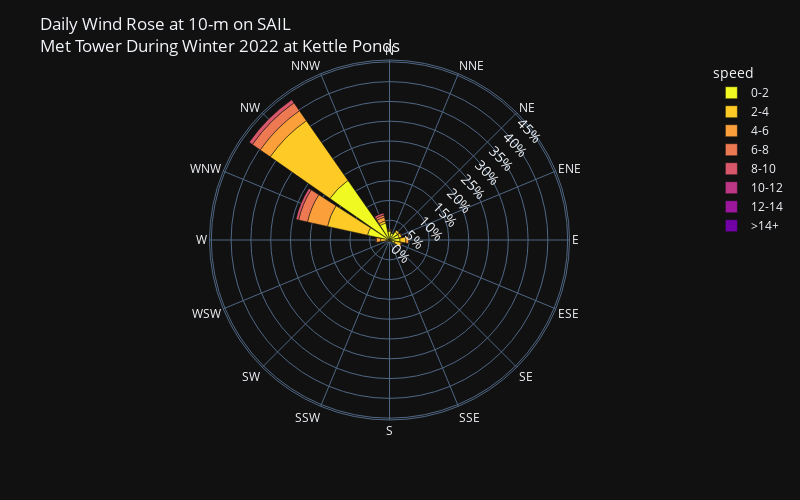

Notebook code cell kept with this figure:
### Markdown cell above
### 2022

### Code cell
location = 'kp'
if location=='kp':
    ds = w22_sail_met_kp_qc_ds_1H
    wspd_var = 'wind_spd'
    wdir_var = 'wind_dir'
    title = 'Kettle Ponds'
elif location=='gothic':
    ds = w22_sail_met_qc_ds_1H
    wspd_var = 'wspd_max'
    wdir_var = 'wdir_max'
    title = 'Gothic'
sail_met_gothic_daily_22 = ds.to_dataframe()[[wspd_var, wdir_var]]
# create a windrose dataframe
sail_met_gothic_daily_22 = create_windrose_df(sail_met_gothic_daily_22, wind_dir_var=wdir_var, wind_spd_var=wspd_var)

# create a wind rose plot using bar_polar
fig = px.bar_polar(sail_met_gothic_daily_22, 
                   r="frequency", 
                   theta="direction", 
                   color="speed", template="plotly_dark",
                   color_discrete_sequence= px.colors.sequential.Plasma_r,
                   width= 800,
                   height=500,
                   barnorm='percent',
                  )
# update the radial axis to show percentages
fig.update_layout(
    title=f"Daily Wind Rose at 10-m on SAIL<br>Met Tower During Winter 2022 at {title}",
    font_size=12,
    polar_radialaxis=dict(
         ticksuffix='%',
         tickfont_size=14,
         showline=False,
         showticklabels=True,
         showgrid=True,
         angle=45,
      ),
)

### Figure 1 — Plotly figure (JSON) as saved in the notebook; plotly's stock layout.template omitted (floating-point values rounded to 4 significant figures)
{"data": [{"hovertemplate": "speed=0-2<br>frequency=%{r}<br>direction=%{theta}<extra></extra>", "legendgroup": "0-2", "marker": {"color": "#f0f921", "pattern": {"shape": ""}}, "name": "0-2", "r": [2.203, 1.742, 2.51, 2.51, 2.664, 1.383, 0.3586, 0.3586, 0.3074, 0.3586, 0.2049, 0.3074, 0.5635, 5.686, 18.34, 4.355], "showlegend": true, "subplot": "polar", "theta": ["N", "NNE", "NE", "ENE", "E", "ESE", "SE", "SSE", "S", "SSW", "SW", "WSW", "W", "WNW", "NW", "NNW"], "type": "barpolar"}, {"hovertemplate": "speed=2-4<br>frequency=%{r}<br>direction=%{theta}<extra></extra>", "legendgroup": "2-4", "marker": {"color": "#fdca26", "pattern": {"shape": ""}}, "name": "2-4", "r": [0.1537, 0.1025, 0.5123, 0.666, 1.486, 1.639, 0.1537, 0, 0.05123, 0.1025, 0, 0.3586, 1.691, 10.35, 18.39, 0.5635], "showlegend": true, "subplot": "polar", "theta": ["N", "NNE", "NE", "ENE", "E", "ESE", "SE", "SSE", "S", "SSW", "SW", "WSW", "W", "WNW", "NW", "NNW"], "type": "barpolar"}, {"hovertemplate": "speed=4-6<br>frequency=%{r}<br>direction=%{theta}<extra></extra>", "legendgroup": "4-6", "marker": {"color": "#fb9f3a", "pattern": {"shape": ""}}, "name": "4-6", "r": [0.1537, 0, 0, 0, 0.7684, 0.2561, 0.1025, 0, 0, 0, 0, 0.1537, 1.076, 5.174, 3.074, 0.9734], "showlegend": true, "subplot": "polar", "theta": ["N", "NNE", "NE", "ENE", "E", "ESE", "SE", "SSE", "S", "SSW", "SW", "WSW", "W", "WNW", "NW", "NNW"], "type": "barpolar"}, {"hovertemplate": "speed=6-8<br>frequency=%{r}<br>direction=%{theta}<extra></extra>", "legendgroup": "6-8", "marker": {"color": "#ed7953", "pattern": {"shape": ""}}, "name": "6-8", "r": [0.2049, 0, 0, 0.1025, 0.05123, 0.05123, 0.05123, 0, 0, 0, 0, 0.05123, 0.1537, 2.305, 2.408, 0.5635], "showlegend": true, "subplot": "polar", "theta": ["N", "NNE", "NE", "ENE", "E", "ESE", "SE", "SSE", "S", "SSW", "SW", "WSW", "W", "WNW", "NW", "NNW"], "type": "barpolar"}, {"hovertemplate": "speed=8-10<br>frequency=%{r}<br>direction=%{theta}<extra></extra>", "legendgroup": "8-10", "marker": {"color": "#d8576b", "pattern": {"shape": ""}}, "name": "8-10", "r": [0, 0, 0, 0, 0, 0, 0, 0, 0, 0, 0, 0, 0, 0.666, 0.9734, 0.5635], "showlegend": true, "subplot": "polar", "theta": ["N", "NNE", "NE", "ENE", "E", "ESE", "SE", "SSE", "S", "SSW", "SW", "WSW", "W", "WNW", "NW", "NNW"], "type": "barpolar"}, {"hovertemplate": "speed=10-12<br>frequency=%{r}<br>direction=%{theta}<extra></extra>", "legendgroup": "10-12", "marker": {"color": "#bd3786", "pattern": {"shape": ""}}, "name": "10-12", "r": [0, 0, 0, 0, 0, 0, 0, 0, 0, 0, 0, 0, 0, 0, 0, 0.05123], "showlegend": true, "subplot": "polar", "theta": ["N", "NNE", "NE", "ENE", "E", "ESE", "SE", "SSE", "S", "SSW", "SW", "WSW", "W", "WNW", "NW", "NNW"], "type": "barpolar"}, {"hovertemplate": "speed=12-14<br>frequency=%{r}<br>direction=%{theta}<extra></extra>", "legendgroup": "12-14", "marker": {"color": "#9c179e", "pattern": {"shape": ""}}, "name": "12-14", "r": [0, 0, 0, 0, 0, 0, 0, 0, 0, 0, 0, 0, 0, 0, 0, 0], "showlegend": true, "subplot": "polar", "theta": ["N", "NNE", "NE", "ENE", "E", "ESE", "SE", "SSE", "S", "SSW", "SW", "WSW", "W", "WNW", "NW", "NNW"], "type": "barpolar"}, {"hovertemplate": "speed=>14+<br>frequency=%{r}<br>direction=%{theta}<extra></extra>", "legendgroup": ">14+", "marker": {"color": "#7201a8", "pattern": {"shape": ""}}, "name": ">14+", "r": [0, 0, 0, 0, 0, 0, 0, 0, 0, 0, 0, 0, 0, 0, 0, 0], "showlegend": true, "subplot": "polar", "theta": ["N", "NNE", "NE", "ENE", "E", "ESE", "SE", "SSE", "S", "SSW", "SW", "WSW", "W", "WNW", "NW", "NNW"], "type": "barpolar"}], "layout": {"barmode": "relative", "barnorm": "percent", "font": {"size": 12}, "height": 500, "legend": {"title": {"text": "speed"}, "tracegroupgap": 0}, "margin": {"t": 60}, "polar": {"angularaxis": {"direction": "clockwise", "rotation": 90}, "domain": {"x": [0, 1], "y": [0, 1]}, "radialaxis": {"angle": 45, "showgrid": true, "showline": false, "showticklabels": true, "tickfont": {"size": 14}, "ticksuffix": "%"}}, "title": {"text": "Daily Wind Rose at 10-m on SAIL<br>Met Tower During Winter 2022 at Kettle Ponds"}, "width": 800}}
